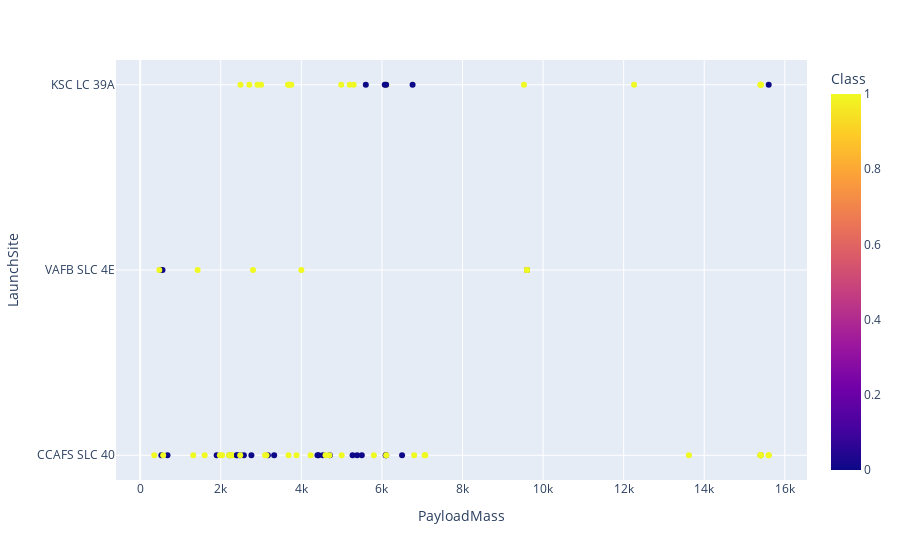

Here is the notebook cell this chart was saved with:
### Markdown cell above
We also want to observe if there is any relationship between launch sites and their payload mass.

### Code cell
# Plot a scatter point chart with x axis to be Pay Load Mass (kg) and y axis to be the launch site, and hue to be the class value
px.scatter(df, x="PayloadMass", y="LaunchSite", color="Class")

### Figure 1 — Plotly figure (JSON) as saved in the notebook; plotly's stock layout.template omitted (floating-point values rounded to 4 significant figures)
{"data": [{"hovertemplate": "PayloadMass=%{x}<br>LaunchSite=%{y}<br>Class=%{marker.color}<extra></extra>", "legendgroup": "", "marker": {"color": [0, 0, 0, 0, 0, 0, 1, 1, 0, 0, 0, 0, 1, 0, 0, 0, 1, 0, 0, 1, 1, 1, 1, 1, 0, 1, 1, 0, 1, 1, 0, 1, 1, 1, 0, 1, 1, 1, 1, 1, 1, 1, 1, 1, 1, 0, 0, 0, 1, 1, 0, 0, 1, 1, 1, 1, 1, 1, 1, 0, 0, 1, 1, 1, 1, 1, 1, 0, 1, 1, 1, 1, 0, 1, 0, 1, 0, 1, 1, 1, 1, 1, 1, 1, 1, 1, 1, 1, 1, 1], "coloraxis": "coloraxis", "symbol": "circle"}, "mode": "markers", "name": "", "orientation": "h", "showlegend": false, "type": "scatter", "x": [6105.0, 525, 677, 500, 3170, 3325, 2296, 1316, 4535, 4428, 2216, 2395, 570, 1898, 4707, 2477, 2034, 553, 5271, 3136, 4696, 3100, 2257, 4600, 5500, 9600, 2490, 5600, 5300, 6105.0, 6070, 2708, 3669, 9600, 6761, 2910, 475, 4990, 9600, 5200, 3700, 2205, 9600, 6105.0, 4230, 6092, 9600, 2760, 350, 3750, 5384.0, 2410, 7076, 9600, 5800, 7060, 2800, 3000, 4000, 2573, 4400, 9600, 12259, 2482, 13620, 1425, 2228.0, 6500, 15600, 5000, 6800, 15400, 6105.0, 15600, 15400, 1977, 15600, 15400, 9525, 15400, 15400, 3880, 6105.0, 15400, 1600, 15400, 15400, 15400, 15400, 3681], "xaxis": "x", "y": ["CCAFS SLC 40", "CCAFS SLC 40", "CCAFS SLC 40", "VAFB SLC 4E", "CCAFS SLC 40", "CCAFS SLC 40", "CCAFS SLC 40", "CCAFS SLC 40", "CCAFS SLC 40", "CCAFS SLC 40", "CCAFS SLC 40", "CCAFS SLC 40", "CCAFS SLC 40", "CCAFS SLC 40", "CCAFS SLC 40", "CCAFS SLC 40", "CCAFS SLC 40", "VAFB SLC 4E", "CCAFS SLC 40", "CCAFS SLC 40", "CCAFS SLC 40", "CCAFS SLC 40", "CCAFS SLC 40", "CCAFS SLC 40", "CCAFS SLC 40", "VAFB SLC 4E", "KSC LC 39A", "KSC LC 39A", "KSC LC 39A", "KSC LC 39A", "KSC LC 39A", "KSC LC 39A", "KSC LC 39A", "VAFB SLC 4E", "KSC LC 39A", "KSC LC 39A", "VAFB SLC 4E", "KSC LC 39A", "VAFB SLC 4E", "KSC LC 39A", "KSC LC 39A", "CCAFS SLC 40", "VAFB SLC 4E", "CCAFS SLC 40", "CCAFS SLC 40", "CCAFS SLC 40", "VAFB SLC 4E", "CCAFS SLC 40", "CCAFS SLC 40", "KSC LC 39A", "CCAFS SLC 40", "CCAFS SLC 40", "CCAFS SLC 40", "VAFB SLC 4E", "CCAFS SLC 40", "CCAFS SLC 40", "VAFB SLC 4E", "KSC LC 39A", "VAFB SLC 4E", "CCAFS SLC 40", "CCAFS SLC 40", "VAFB SLC 4E", "KSC LC 39A", "CCAFS SLC 40", "CCAFS SLC 40", "VAFB SLC 4E", "CCAFS SLC 40", "CCAFS SLC 40", "CCAFS SLC 40", "CCAFS SLC 40", "CCAFS SLC 40", "CCAFS SLC 40", "KSC LC 39A", "CCAFS SLC 40", "CCAFS SLC 40", "CCAFS SLC 40", "KSC LC 39A", "KSC LC 39A", "KSC LC 39A", "CCAFS SLC 40", "CCAFS SLC 40", "CCAFS SLC 40", "CCAFS SLC 40", "CCAFS SLC 40", "CCAFS SLC 40", "KSC LC 39A", "KSC LC 39A", "KSC LC 39A", "CCAFS SLC 40", "CCAFS SLC 40"], "yaxis": "y"}], "layout": {"coloraxis": {"colorbar": {"title": {"text": "Class"}}, "colorscale": [[0, "#0d0887"], [0.1111, "#46039f"], [0.2222, "#7201a8"], [0.3333, "#9c179e"], [0.4444, "#bd3786"], [0.5556, "#d8576b"], [0.6667, "#ed7953"], [0.7778, "#fb9f3a"], [0.8889, "#fdca26"], [1, "#f0f921"]]}, "legend": {"tracegroupgap": 0}, "margin": {"t": 60}, "xaxis": {"anchor": "y", "domain": [0, 1], "title": {"text": "PayloadMass"}}, "yaxis": {"anchor": "x", "domain": [0, 1], "title": {"text": "LaunchSite"}}}}
